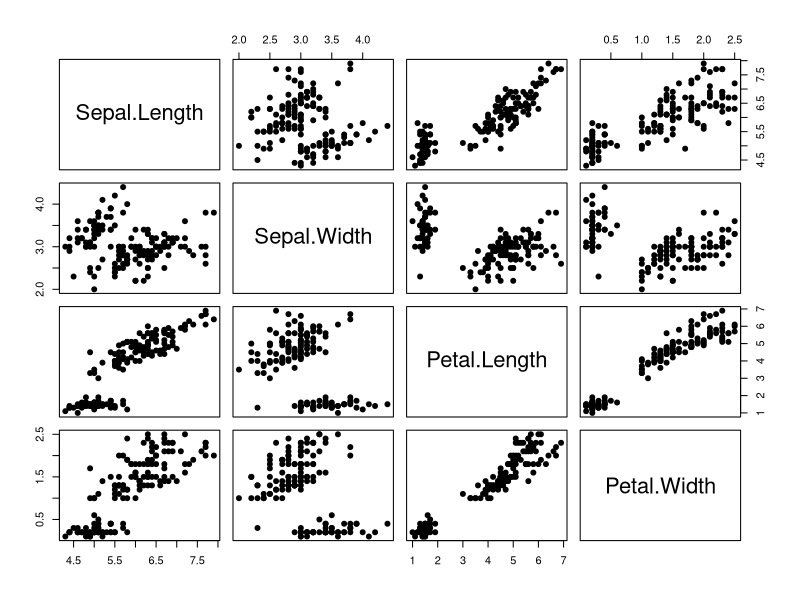
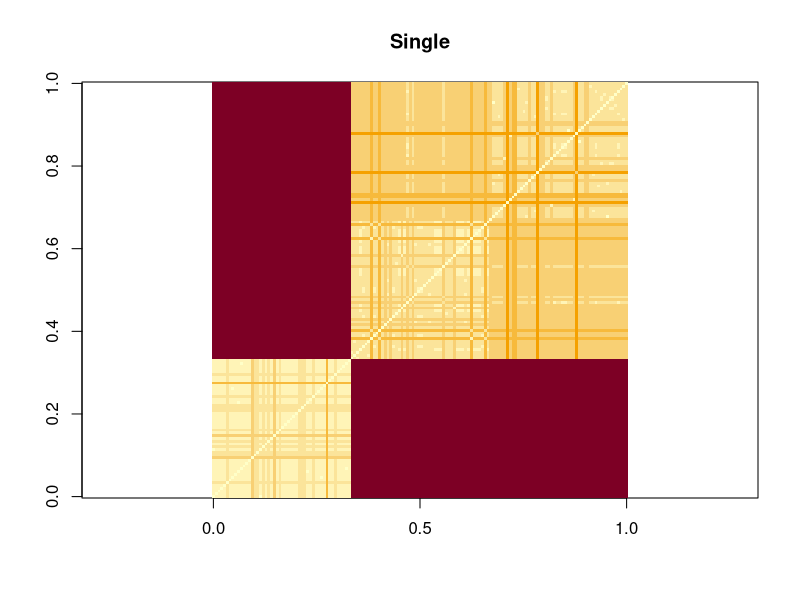
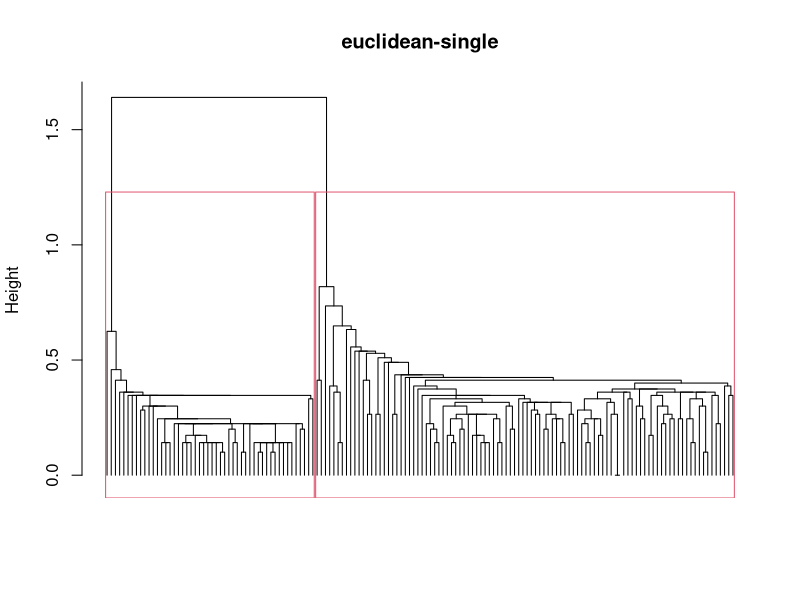
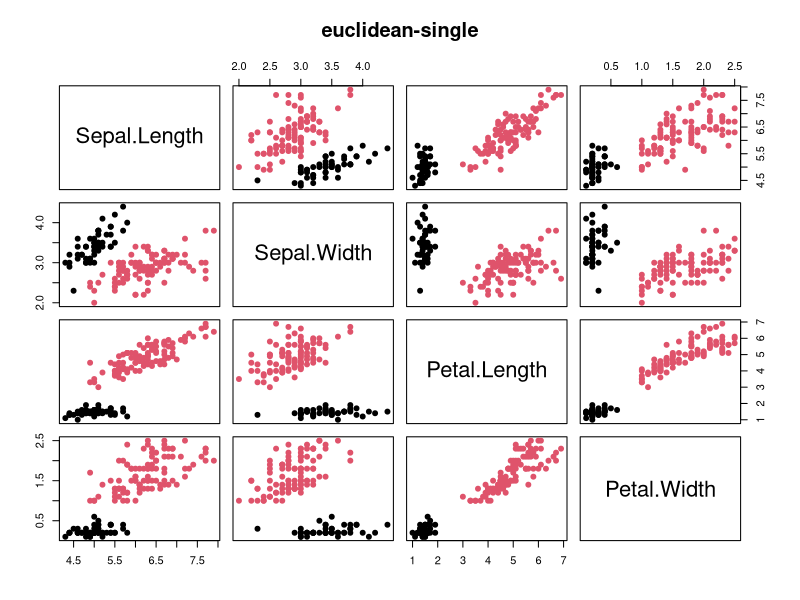
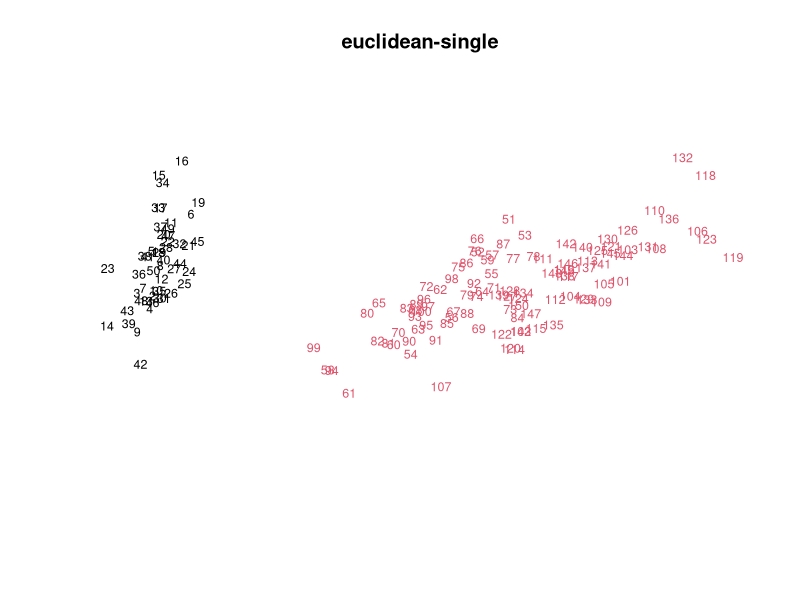

Write the R code that produced these figures, in order.
## ---- chunk 1
species.name <- iris[,5]
Data        <- iris[,1:4]
plot(Data, pch=19)
## ---- chunk 2
Data.e = dist(Data, method="euclidean")
Data.es = hclust(Data.e, method='single')
coph.es <- cophenetic(Data.es)
es <- cor(Data.e, coph.es)
## ---- chunk 3
distance = c("euclidean", "maximum", "manhattan", "canberra", "binary" , "minkowski")
## ---- chunk 4
linking = c('single','complete','average','ward.D2')
## ---- chunk 5
i = 1
j = 1
Data.dist = dist(Data, method=distance[i])
Data.hc = hclust(Data.dist, method=linking[j])

coph <- cophenetic(Data.hc)
image(as.matrix(coph), main='Single', asp=1 )
es <- cor(Data.dist, coph)
## ---- chunk 6
cat("cophonetic value of ", es , "of hist with ",distance[i], "distance and ",linking[j], " linking")
## ---- chunk 7
n_clust_hc = 2
## ---- chunk 8
plot(Data.hc, main=paste(distance[i], linking[j], sep="-"), hang=-0.1, xlab='', labels=F, cex=0.6, sub='')
rect.hclust(Data.hc, k = n_clust_hc) 
## ---- chunk 9
cluster.hc <- cutree(Data.hc, k=n_clust_hc) # euclidean-complete:
plot(Data, col=cluster.hc,
     pch=19,main=paste(distance[i], linking[j], sep="-"))
## ---- chunk 10
x = cmdscale(Data.dist, k = n_clust_hc)
plot(x[,1], x[,2], type='n', asp=1, axes=FALSE, main=paste(distance[i], linking[j], sep="-"),xlab='',ylab='')
text(x[,1], x[,2], labels=colnames(as.matrix(Data.dist)), cex = 0.75, pos = 3,  col=cluster.hc)
